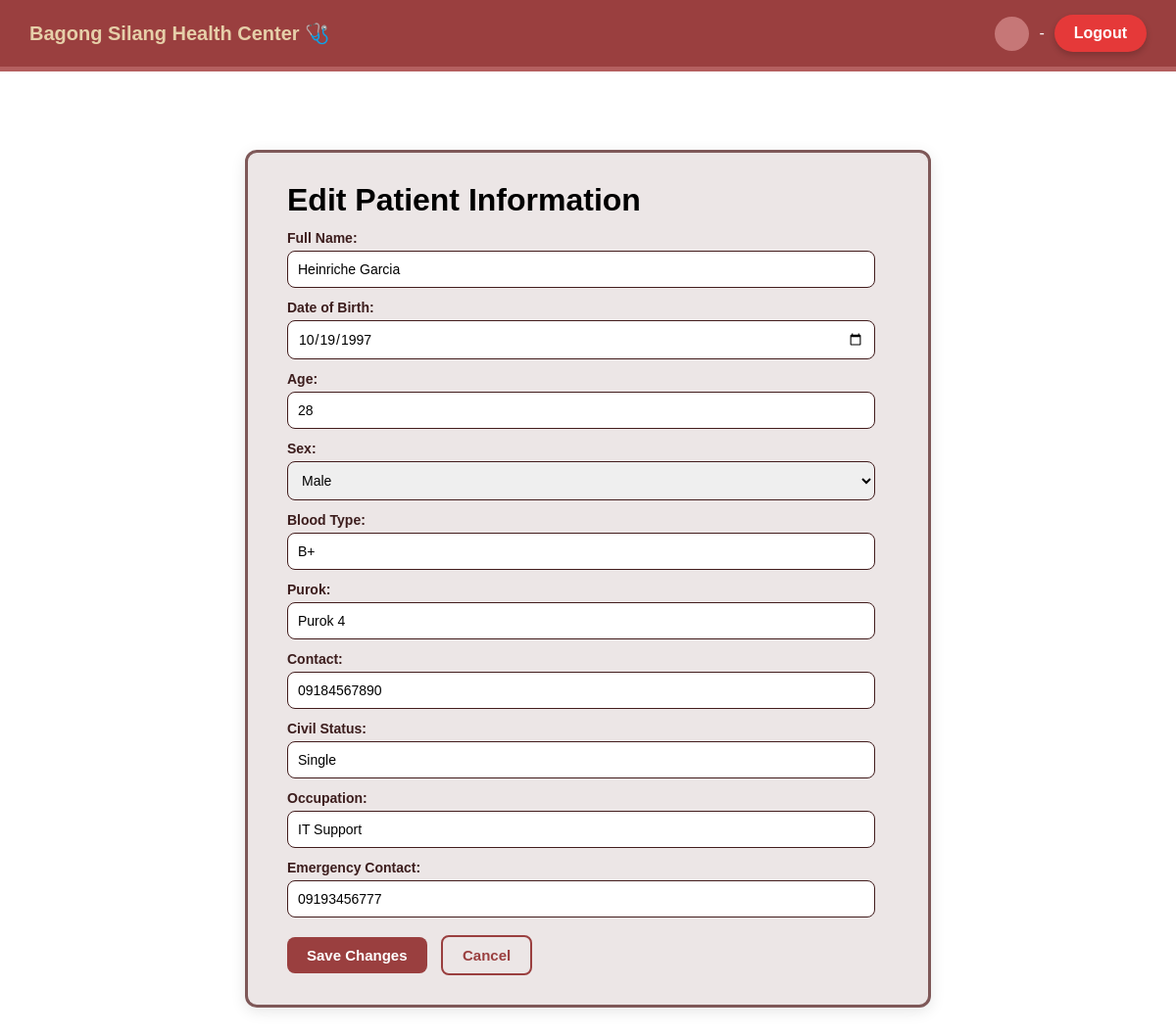
Screenshot of /edit_patient.php?id=10 with the database file from the repository.
### tables this page shows
CREATE TABLE `patients` (
  `patient_id` int(11) NOT NULL,
  `fullname` varchar(150) NOT NULL,
  `dob` date NOT NULL,
  `age` varchar(20) DEFAULT NULL,
  `sex` enum('Male','Female') NOT NULL,
  `blood_type` varchar(5) DEFAULT NULL,
  `purok` varchar(50) NOT NULL,
  `contact` varchar(20) NOT NULL,
  `civil_status` enum('Single','Married','Widowed','Separated') DEFAULT NULL,
  `occupation` varchar(100) DEFAULT NULL,
  `emergency_contact` varchar(150) DEFAULT NULL,
  `date_registered` timestamp NOT NULL DEFAULT current_timestamp()
);

### edit_patient.php (the view, shortened to what this page needs)
<?php
include "db_connect.php";
$id = intval($_GET['id']);
$result = $conn->query("SELECT * FROM patients WHERE patient_id = $id");
$patient = $result->fetch_assoc();
?>
<!DOCTYPE html>
<html lang="en">
<head>
  <link rel="stylesheet" href="styles/edit_patient.css">
</head>
<body>
  <?php include 'navbar.php'; ?>
  <main class="content">
    <h1>Edit Patient Information</h1>
    <form method="POST" style="max-width:600px;">
      <label>Full Name:</label>
      <input type="text" name="fullname" value="<?= htmlspecialchars($patient['fullname']); ?>" required>
      <label>Date of Birth:</label>
      <input type="date" name="dob" value="<?= htmlspecialchars($patient['dob']); ?>" required>
      <label>Age:</label>
      <input type="number" name="age" value="<?= htmlspecialchars($patient['age']); ?>">
      <label>Sex:</label>
      <select name="sex" required>
        <option <?= $patient['sex'] == 'Male' ? 'selected' : '' ?>>Male</option>
      </select>
      <label>Blood Type:</label>
      <input type="text" name="blood_type" value="<?= htmlspecialchars($patient['blood_type']); ?>">
      <label>Purok:</label>
      <input type="text" name="purok" value="<?= htmlspecialchars($patient['purok']); ?>" required>
      <label>Contact:</label>
      <input type="text" name="contact" value="<?= htmlspecialchars($patient['contact']); ?>" required>
      <label>Civil Status:</label>
      <input type="text" name="civil_status" value="<?= htmlspecialchars($patient['civil_status']); ?>">
      <label>Occupation:</label>
      <input type="text" name="occupation" value="<?= htmlspecialchars($patient['occupation']); ?>">
      <label>Emergency Contact:</label>
      <input type="text" name="emergency" value="<?= htmlspecialchars($patient['emergency_contact']); ?>">
      <br><br>
      <button type="submit" class="btn primary">Save Changes</button>
      <a href="pat.php" class="btn outline">Cancel</a>
    </form>
  </main>
</body>
</html>

### styles/edit_patient.css (style rules this page uses)
* { margin: 0; padding: 0; box-sizing: border-box; font-family: Arial, sans-serif; }
.content { width: 100%; max-width: 700px; background: #ece6e6; margin: 80px auto; padding: 30px 40px; border-radius: 12px; border: 3px solid #7e5858; box-shadow: 0 4px 15px rgba(0, 0, 0, 0.1); animation: fadeIn 0.4s ease-in-out; }
form label { display: block; margin-top: 12px; color: #3c1d1d; font-weight: 900; font-size: 14px; }
form input, form select { width: 100%; padding: 10px; margin-top: 5px; border: 1px solid #421c1c; border-radius: 8px; font-size: 14px; transition: border-color 0.3s, box-shadow 0.3s; }
.btn { display: inline-block; text-align: center; padding: 10px 20px; font-weight: 600; border-radius: 8px; cursor: pointer; text-decoration: none; font-size: 15px; transition: all 0.3s ease; margin-right: 10px; }
.btn.primary { background-color: #9a3f3f; color: white; border: none; }
.btn.outline { background: none; border: 2px solid #9a3f3f; color: #9a3f3f; }

### rows the page displays
patients: fullname "Heinriche Garcia", dob "10/19/1997", age "28", sex "Male", blood_type "B+", purok "Purok 4", contact "09184567890", civil_status "Single", occupation "IT Support", emergency "09193456777"
